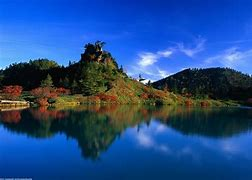
#> input picture OIP.jpg, 252 x 180 px
$ jupyter execute CartoonifyImage.ipynb
#> lines starting #> are read from the running program, lines starting #| are printed output that depends on the picture; after the words box and inside, x2 and y2 are one past the last pixel; in counts of white or black regions, pixels touching at a corner belong together
[cell 1]
import cv2
import numpy as np
from google.colab.patches import cv2_imshow

[cell 2]
from google.colab import files

uploaded = files.upload()
#> the answer given: OIP.jpg

[cell 3]
from IPython.display import display, Javascript
from google.colab.output import eval_js
from base64 import b64decode

def take_photo(filename='photo.jpg', quality=0.8):
  js = Javascript('''
    async function takePhoto(quality) {
      const div = document.createElement('div');
      const capture = document.createElement('button');
      capture.textContent = 'Capture';
      div.appendChild(capture);

      const video = document.createElement('video');
      video.style.display = 'block';
      const stream = await navigator.mediaDevices.getUserMedia({video: true});

      document.body.appendChild(div);
      div.appendChild(video);
      video.srcObject = stream;
      await video.play();

      // Resize the output to fit the video element.
      google.colab.output.setIframeHeight(document.documentElement.scrollHeight, true);

      // Wait for Capture to be clicked.
      await new Promise((resolve) => capture.onclick = resolve);

      const canvas = document.createElement('canvas');
      canvas.width = video.videoWidth;
      canvas.height = video.videoHeight;
      canvas.getContext('2d').drawImage(video, 0, 0);
      stream.getVideoTracks()[0].stop();
      div.remove();
      return canvas.toDataURL('image/jpeg', quality);
    }
    ''')
  display(js)
  data = eval_js('takePhoto({})'.format(quality))
  binary = b64decode(data.split(',')[1])
  with open(filename, 'wb') as f:
    f.write(binary)
  return filename

[cell 4]
from IPython.display import Image
try:
  filename = take_photo()
  print('Saved to {}'.format(filename))

  # Show the image which was just taken.
  display(Image(filename))
except Exception as err:
  # Errors will be thrown if the user does not have a webcam or if they do not
  # grant the page permission to access it.
  print(str(err))

[cell 5]
img = cv2.imread('./OIP.jpg')
#> img is the input picture: shape (180, 252, 3); mean B, G, R 136.6, 76.6, 35.4
cv2_imshow(img)
cv2.waitKey(0)

[cell 6]
gray=cv2.cvtColor(img,cv2.COLOR_BGR2GRAY)
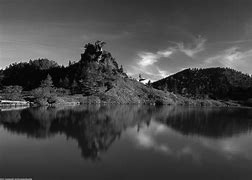
#> gray: shape (180, 252); min 0, max 254, mean 71.1
gray=cv2.medianBlur(gray,5)
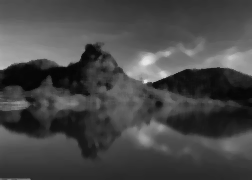
#> gray: shape (180, 252); min 4, max 230, mean 70.7
edges=cv2.adaptiveThreshold(gray,255,cv2.ADAPTIVE_THRESH_MEAN_C,cv2.THRESH_BINARY,9,9)
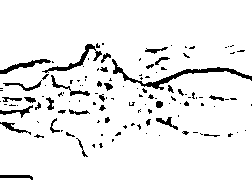
#> edges: shape (180, 252); 92.9% white; 124 black regions (90 under 20 px), largest, box (x1, y1, x2, y2) and area: (112, 59, 252, 90) 633, (42, 44, 102, 73) 291, (0, 59, 51, 74) 219

[cell 7]
color=cv2.bilateralFilter(img,9,300,300)
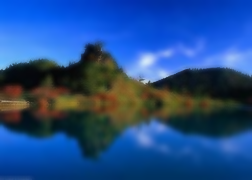
#> color: shape (180, 252, 3); mean B, G, R 136.5, 76.5, 35.3

[cell 8]
cartoon=cv2.bitwise_and(color,color,mask=edges)
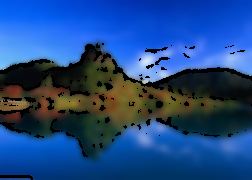
#> cartoon: shape (180, 252, 3); mean B, G, R 131.9, 72.6, 32.2
